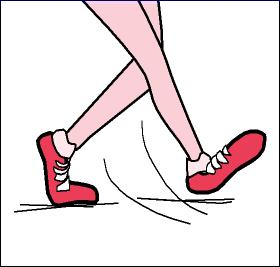
#> input picture 797583-encoded.png, 280 x 267 px
$ python image_stego.py
#> lines starting #> are read from the running program, lines starting #| are printed output that depends on the picture
#> the answer given: 797583-encoded.png
import cv2
import numpy as np
from matplotlib import pyplot as plt


def load_image(file_path):
#> called with file_path = '797583-encoded.png'
    try:
        image = cv2.imread(file_path)
#> image is the input picture: shape (267, 280, 3); mean B, G, R 227.2, 225.3, 235.3
        if image is None:
            raise ValueError(f"Unable to load image from {file_path}.")
        image = cv2.cvtColor(image, cv2.COLOR_BGR2RGB)  # Convert to RGB
        return image
    except Exception as e:
        print(f"Error: {e}")
        return None


def display_image_with_result(image, lsb_ratio, result_text):
    try:
        plt.imshow(image)
        plt.title('Original Image')
        plt.axis('off')
        plt.figtext(0.5, 0.03, f"LSB Ratio: {lsb_ratio:.4f}\n{result_text}", wrap=True, horizontalalignment='center',
                    fontsize=10)
        plt.show()
    except Exception as e:
        print(f"Error displaying image: {e}")


def check_lsb_steganography(image):
    try:
        height, width, channels = image.shape
#> height = 267; width = 280; channels = 3
        lsb_planes = [np.bitwise_and(image[:, :, channel], 1) for channel in range(channels)]
#> lsb_planes = 3 items
        lsb_image = np.stack(lsb_planes, axis=-1)
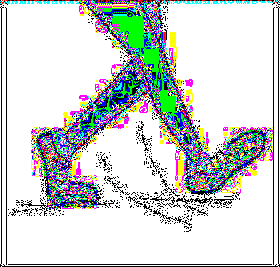
#> lsb_image: shape (267, 280, 3); mean of channels 0, 1, 2 0.822, 0.827, 0.809; drawn with 1 as white

        # Calculate the percentage of 1s in the LSB plane
        lsb_ratio = np.mean(lsb_image)
#> lsb_ratio = 0.819
        result_text = ""

        # Heuristic: If the ratio is significantly different from 0.5, it might indicate hidden data
        if abs(lsb_ratio - 0.5) > 0.1:  # Threshold can be adjusted
            result_text = "Potential steganography detected based on LSB analysis."
        else:
            result_text = "No steganography detected based on LSB analysis."

        return lsb_ratio, result_text
    except Exception as e:
        print(f"Error during LSB analysis: {e}")
        return None, "Error during LSB analysis."


def main():
    file_path = input("Enter the image file path: ")
    image = load_image(file_path)
    if image is not None:
        lsb_ratio, result_text = check_lsb_steganography(image)
#> lsb_ratio = 0.819
        display_image_with_result(image, lsb_ratio, result_text)
    else:
        print("Failed to load and process the image.")


if __name__ == "__main__":
    main()
